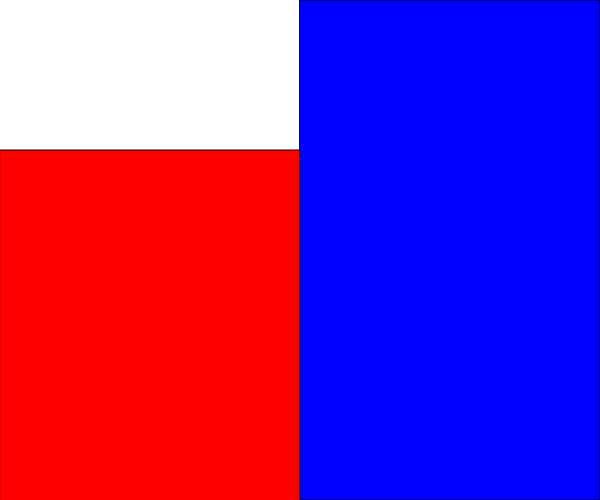
Frame 1 (no input)
Frame 60 (no input): identical to frame 1, image omitted
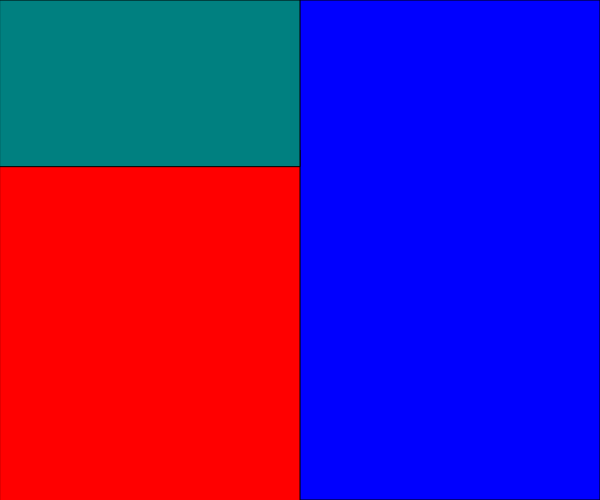
Frame 120 (the mouse pressed at the canvas centre since frame 60)

The p5.js sketch that drew these frames (run headless with seeded random() and noise() and a simulated clock; from frame 60 on, the mouse is pressed at the canvas centre):

// p5.js sketch
// ── sketch.js
function setup(){
createCanvas(600,500);

// console.log("launch the screen");//print statements
}
function draw(){
	background(255);
	fill(0,0,255);
	rect(width/2,0,width/2,height);

	fill(255,0,0);
	rect(0,150,width/2,400);

	if (mouseIsPressed) {
	fill(0,128,128);
	rect(0,0,width/2,height/3);
	 }

	if(mouseX>500){
	 	fill(255,255,0);
	 	rect(0,0,width,height);
	 }


	// var myDistance = dist(mouseX,mouseY,pmouseX,pmouseY);
	
	// fill(myDistance);
	// strokeWeight(myDistance);



	// if (mouseIsPressed) {
		
	// 	line(mouseX,mouseY,pmouseX,pmouseY);
	// }
}

// function mouseDragged(){
// noStroke();
// fill(255,0,0);
// ellipse(mouseX,mouseY,50,50);

// }
